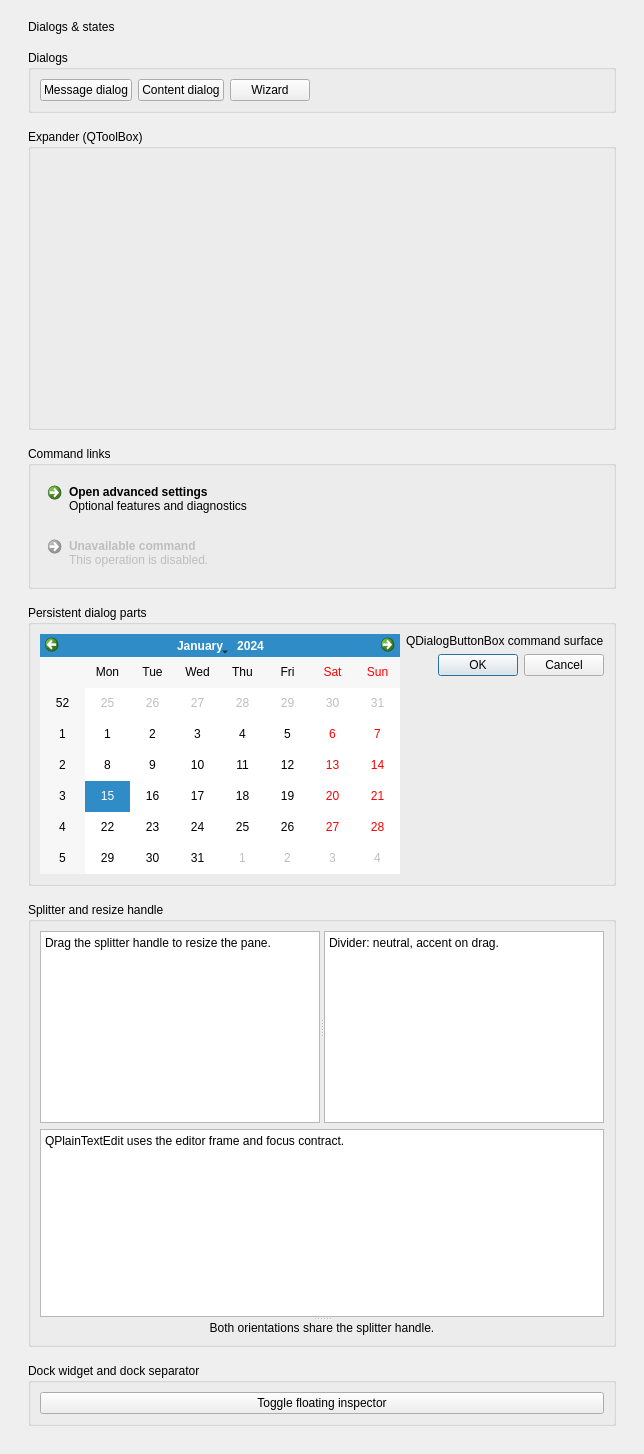
<widget class="QWidget" name="dialogsBody"><layout class="QVBoxLayout" name="dialogsLayout"><property name="spacing"><number>16</number></property><property name="leftMargin"><number>28</number></property><property name="topMargin"><number>20</number></property><property name="rightMargin"><number>28</number></property><property name="bottomMargin"><number>28</number></property><item><widget class="QLabel" name="dialogsHeading"><property name="text"><string>Dialogs &amp; states</string></property></widget></item><item><widget class="QGroupBox" name="dialogsGroup"><property name="title"><string>Dialogs</string></property><layout class="QHBoxLayout" name="dialogButtonsLayout"><item><widget class="QPushButton" name="messageDialogButton"><property name="text"><string>Message dialog</string></property></widget></item><item><widget class="QPushButton" name="contentDialogButton"><property name="text"><string>Content dialog</string></property></widget></item><item><widget class="QPushButton" name="wizardButton"><property name="text"><string>Wizard</string></property></widget></item><item><spacer name="dialogSpacer"><property name="orientation"><enum>Qt::Horizontal</enum></property><property name="sizeHint"><size><width>40</width><height>20</height></size></property></spacer></item></layout></widget></item><item><widget class="QGroupBox" name="expandGroup"><property name="title"><string>Expander (QToolBox)</string></property><layout class="QVBoxLayout" name="expandLayout"><item><widget class="QToolBox" name="expandToolBox"><property name="minimumSize"><size><width>0</width><height>260</height></size></property></widget></item></layout></widget></item><item><widget class="QGroupBox" name="commandLinkGroup"><property name="title"><string>Command links</string></property><layout class="QVBoxLayout" name="commandLinkLayout"><item><widget class="QCommandLinkButton" name="commandLinkButton"><property name="text"><string>Open advanced settings</string></property><property name="description"><string>Optional features and diagnostics</string></property></widget></item><item><widget class="QCommandLinkButton" name="disabledCommandLink"><property name="enabled"><bool>false</bool></property><property name="text"><string>Unavailable command</string></property><property name="description"><string>This operation is disabled.</string></property></widget></item></layout></widget></item><item><widget class="QGroupBox" name="dialogPartsGroup"><property name="title"><string>Persistent dialog parts</string></property><layout class="QHBoxLayout" name="dialogPartsLayout"><item><widget class="QCalendarWidget" name="persistentCalendar"><property name="minimumSize"><size><width>360</width><height>240</height></size></property></widget></item><item><layout class="QVBoxLayout" name="dialogButtonBoxLayout"><item><widget class="QLabel" name="dialogButtonBoxLabel"><property name="text"><string>QDialogButtonBox command surface</string></property></widget></item><item><widget class="QDialogButtonBox" name="persistentButtonBox"><property name="standardButtons"><set>QDialogButtonBox::Cancel|QDialogButtonBox::Ok</set></property></widget></item><item><spacer name="dialogPartsSpacer"><property name="orientation"><enum>Qt::Vertical</enum></property><property name="sizeHint"><size><width>20</width><height>40</height></size></property></spacer></item></layout></item></layout></widget></item><item><widget class="QGroupBox" name="splitterGroup"><property name="title"><string>Splitter and resize handle</string></property><layout class="QVBoxLayout" name="splitterLayout"><item><widget class="QSplitter" name="horizontalSplitter"><property name="minimumSize"><size><width>0</width><height>130</height></size></property><property name="orientation"><enum>Qt::Horizontal</enum></property><widget class="QTextEdit" name="leftPane"><property name="plainText"><string>Drag the splitter handle to resize the pane.</string></property></widget><widget class="QTextEdit" name="rightPane"><property name="plainText"><string>Divider: neutral, accent on drag.</string></property></widget></widget></item><item><widget class="QSplitter" name="verticalSplitter"><property name="minimumSize"><size><width>0</width><height>140</height></size></property><property name="orientation"><enum>Qt::Vertical</enum></property><widget class="QPlainTextEdit" name="plainPane"><property name="plainText"><string>QPlainTextEdit uses the editor frame and focus contract.</string></property></widget><widget class="QLabel" name="verticalSplitterLabel"><property name="text"><string>Both orientations share the splitter handle.</string></property><property name="alignment"><set>Qt::AlignCenter</set></property></widget></widget></item></layout></widget></item><item><widget class="QGroupBox" name="dockGroup"><property name="title"><string>Dock widget and dock separator</string></property><layout class="QVBoxLayout" name="dockLayout"><item><widget class="QPushButton" name="floatDockButton"><property name="text"><string>Toggle floating inspector</string></property></widget></item><item><widget class="QMainWindow" name="dockHost"><property name="minimumSize"><size><width>0</width><height>220</height></size></property><widget class="QWidget" name="dockWorkspace"><layout class="QVBoxLayout" name="dockWorkspaceLayout"><item><widget class="QLabel" name="dockWorkspaceLabel"><property name="text"><string>Docking workspace</string></property><property name="alignment"><set>Qt::AlignCenter</set></property></widget></item></layout></widget><widget class="QDockWidget" name="embeddedInspector"><property name="minimumSize"><size><width>240</width><height>0</height></size></property><property name="allowedAreas"><set>Qt::LeftDockWidgetArea|Qt::RightDockWidgetArea</set></property><property name="features"><set>QDockWidget::DockWidgetClosable|QDockWidget::DockWidgetMovable|QDockWidget::DockWidgetFloatable</set></property><property name="windowTitle"><string>Inspector</string></property><attribute name="dockWidgetArea"><number>2</number></attribute><widget class="QWidget" name="inspectorBody"><layout class="QFormLayout" name="inspectorLayout"><item row="0" column="0"><widget class="QLabel" name="inspectorNameLabel"><property name="text"><string>Name</string></property></widget></item><item row="0" column="1"><widget class="QLineEdit" name="inspectorNameEdit"><property name="text"><string>Selected control</string></property></widget></item><item row="1" column="1"><widget class="QCheckBox" name="inspectorVisibleCheck"><property name="text"><string>Visible</string></property><property name="checked"><bool>true</bool></property></widget></item></layout></widget></widget></widget></item></layout></widget></item></layout></widget>
